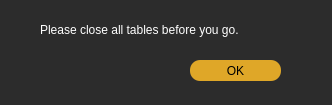
<?xml version="1.0" encoding="UTF-8"?>
<ui version="4.0">
 <class>CloseAppDialog</class>
 <widget class="QDialog" name="CloseAppDialog">
  <property name="geometry">
   <rect>
    <x>0</x>
    <y>0</y>
    <width>332</width>
    <height>105</height>
   </rect>
  </property>
  <property name="windowTitle">
   <string>Dialog</string>
  </property>
  <property name="styleSheet">
   <string notr="true">background-color: rgb(44, 44, 44);</string>
  </property>
  <widget class="QLabel" name="label">
   <property name="geometry">
    <rect>
     <x>40</x>
     <y>20</y>
     <width>241</width>
     <height>20</height>
    </rect>
   </property>
   <property name="styleSheet">
    <string notr="true">color:rgb(255, 255, 255);</string>
   </property>
   <property name="text">
    <string>Please close all tables before you go.</string>
   </property>
  </widget>
  <widget class="QPushButton" name="close">
   <property name="geometry">
    <rect>
     <x>190</x>
     <y>60</y>
     <width>91</width>
     <height>21</height>
    </rect>
   </property>
   <property name="styleSheet">
    <string notr="true">border-radius:10px;background-color: rgb(223, 167, 40);</string>
   </property>
   <property name="text">
    <string>OK</string>
   </property>
  </widget>
 </widget>
 <resources/>
 <connections/>
</ui>
